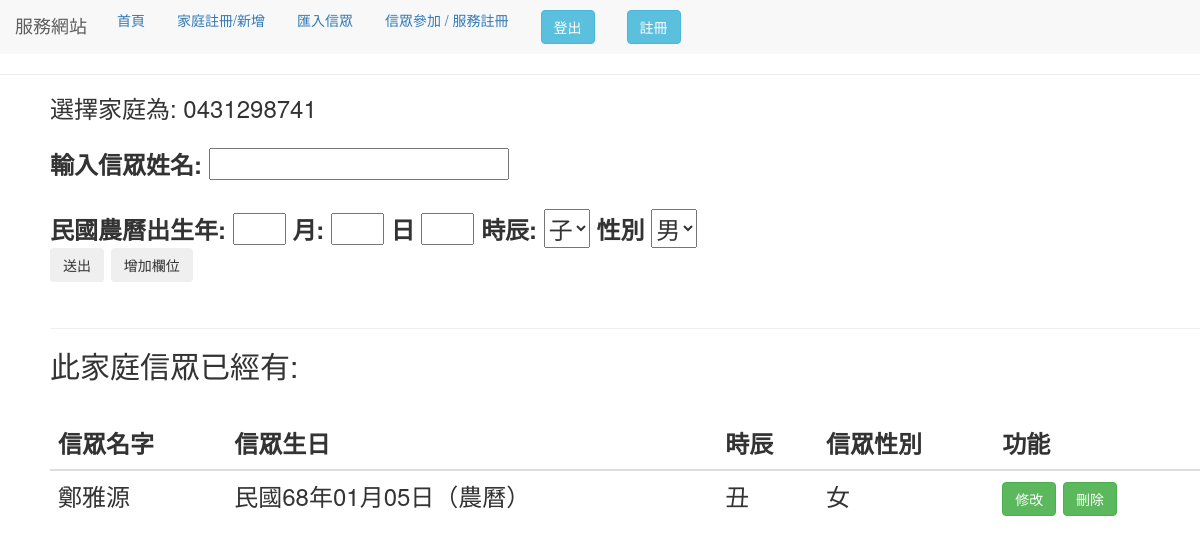
/home/39 (signed in), run on the app's committed database.
### use_app/models.py (models this page shows)
class Home(models.Model):
    address = models.CharField(verbose_name='地址', max_length=100)
    home_phone = models.CharField(verbose_name='家庭電話', max_length=100)
    class Meta:
        verbose_name_plural = '家庭資料庫'

class People_data(models.Model):
    name = models.CharField(verbose_name='輸入姓名', max_length=10)
    birthday = models.CharField(
        verbose_name='西元生日',max_length=20)  # default = timezone.now
    time = models.CharField(max_length=5)
    gender = models.CharField(verbose_name='性別', max_length=32, choices=(
        ('male', '男'), ('female', '女')), default="男")
    home_id = models.CharField(max_length=10)
    class Meta:
        verbose_name_plural = '香客資料庫'

### use_app/views.py (the view, shortened to what this page needs)
# urls.py: path("home/<int:pk>",views.people_form,name= "home"),
@login_required(login_url='/use_login')
def people_form(request, pk):
    form = peopleform(request.POST or None)
    fix_form = fix_peopleform(None)
    x_try = Home.objects.get(pk=pk).home_phone
    title_one = "信眾名字"
    title_two = "信眾生日"
    title_three = "信眾性別"
    get_x = "此家庭信眾"
    people_all = People_data.objects.filter(home_id=pk)
    context = locals()
    return render(request, "people_add.html", context)

### use_app/forms.py
class peopleform(forms.Form):
    name = forms.CharField(required=False, label="輸入香客名稱", max_length=20)
    birthday_y = forms.CharField(label="年",widget=forms.TextInput(attrs={"size":"1mv"}))
    birthday_m = forms.CharField(label="月",widget=forms.TextInput(attrs={"size":"1mv"}))
    birthday_d = forms.CharField(label="日",widget=forms.TextInput(attrs={"size":"1mv"}))
    time = forms.ChoiceField(label='時辰',
                             required=False,
                             choices=(('子', '子'), ('丑', '丑'), ('寅', '寅'),
                                      ('卯', '卯'), ('辰', '辰'), ('巳', '巳'),
                                      ('午', '午'), ('未', '未'), ('申', '申'),
                                      ('酉', '酉'), ('戌', '戌'), ('亥', '亥')),
                             initial="子",
                             widget=forms.widgets.Select())
    gender = forms.ChoiceField(label='性別',
                               required=False,
                               choices=(('male', '男'), ('female', '女')),
                               initial="男",
                               widget=forms.widgets.Select())

class fix_peopleform(forms.Form):
    x_name = forms.CharField(required=False, label="輸入香客名稱", max_length=20)
    x_birthday = forms.CharField(required=False, label="輸入民國年", max_length=20)
    x_month = forms.CharField(required=False, label="輸入月", max_length=20)
    x_day = forms.CharField(required=False, label="輸入日", max_length=20)
    x_time = forms.ChoiceField(label='時辰',
                               required=False,
                               choices=(('子', '子'), ('丑', '丑'), ('寅', '寅'),
                                        ('卯', '卯'), ('辰', '辰'), ('巳', '巳'),
                                        ('午', '午'), ('未', '未'), ('申', '申'),
                                        ('酉', '酉'), ('戌', '戌'), ('亥', '亥')),
                               initial="子",
                               widget=forms.widgets.Select())
    x_gender = forms.ChoiceField(label='性別',
                                 required=False,
                                 choices=(('male', '男'), ('female', '女')),
                                 initial="男",
                                 widget=forms.widgets.Select())

### templates/people_add.html (shortened to what this page needs)
{% extends "base.html" %} {% block title %} 表單 {% endblock %} {% block form %}
<head>
    <link rel="stylesheet" href="//code.jquery.com/ui/1.12.1/themes/base/jquery-ui.css">
</head>
<body>
    <div style="margin-left:50px;">
        <form method='POST' enctype="multipart/form-data">
            {% csrf_token %} 選擇家庭為: {{x_try}} <br>
            <br>
            <div id="use">
                <label for="id_name">輸入信眾姓名:</label>
                {{ form.name }}
                <br><br>
                <label for="id_birthday_y">民國農曆出生年: </label>
                {{form.birthday_y}}
                <label for="id_birthday_m">月:</label>
                {{form.birthday_m}}
                <label for="id_birthday_d">日</label>
                {{form.birthday_d}}
                <label for="id_time">時辰:</label>
                {{form.time}}
                <label for="id_x_gender">性別</label>
                {{form.gender}}
            </div>
            <div><input class="btn btn-outline-dark" type="submit" value="送出" /> <button type="button"
                    class="btn btn-outline-dark" onclick="ShowMeDate()">增加欄位</button> </div>
        </form>
        <br>
        <hr>
        <h2>{{ get_x }}已經有:</h2>
        {% if people_all %}
        <br>
        <table class="table">
            <thead>
                <tr>
                    <th scope="col">{{title_one}}</th>
                    <th scope="col">{{title_two}}</th>
                    <th scope="col">時辰</th>
                    <th scope="col">{{title_three}}</th>
                    <th scope="col">功能</th>
            </thead>
            <tbody>
                {% for c in people_all %}
                <tr>
                    <td id={{c.name}}> {{ c.name }} </td>
                    <td id={{c.name}}{{c.birthday}}>{{c.birthday|BeautifyDateStr}}</td>
                    <td>{{c.time}}</td>
                    {% if c.gender == "female" %}
                    <td id={{c.name}}{{c.gender}}> 女 </td>
                    {% else %}
                    <td id={{c.name}}{{c.gender}}> 男 </td>
                    {% endif %}
                    <td>
                        <button class="btn btn-success fix"
                            value="{{c.name}}/{{c.gender}}/{{c.birthday}}/{{c.home_id}}/{{c.time}}"> 修改</button>
                        <a href="home_del/{{c.home_id}}/{{c.pk}}"> <button class="btn btn-success del"
                                value="{{c.home_id}}▲{{c.name}}"> 刪除</button> </a>
                    </td>
                </tr>
                {% endfor %}
            </tbody>
        </table>
        {% else %}
        <p>無資料</p>
        {% endif %}
    </div>
</body>
{% endblock %}

### data on the page
Home: home_phone "0431298741"
People_data: name "鄭雅源", birthday|BeautifyDateStr "民國68年01月05日（農曆）", time "丑"

### other printed values
{{ get_x }} "此家庭信眾"
{{ title_one }} "信眾名字"
{{ title_two }} "信眾生日"
{{ title_three }} "信眾性別"
